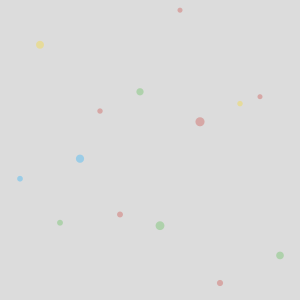
Frame 1 (no input)
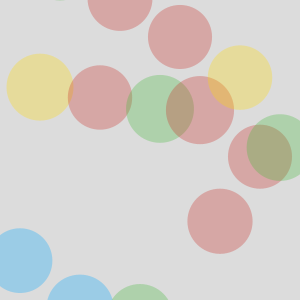
Frame 60 (the mouse pressed at the canvas centre just before this capture)
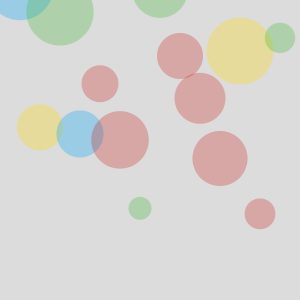
Frame 120 (the mouse held since frame 60 and released just before this capture)

The Processing sketch that drew these frames (run headless with seeded random() and noise(); from frame 60 on, the mouse is pressed at the canvas centre):

// Processing sketch: processing_20492
// ── processing_20492.pde

int num = 15;
float[]mySize = new float[num];
float[] ypos = new float[num];
float[] speed = new float[num];
color[] myColors = new color[4];
int[] col = new int[num];

void setup() {

  size(300,300);

  //explicitly add colors to the myColors array
  myColors[0] = color(200,40,35,75);
  myColors[1] = color(65,185,54,75);
  myColors[2] = color(255,217,0,75);
  myColors[3] = color(0,168,255,75);

  //use a loop to randomly seed ypos, speed, and col
  for(int i=num-1; i>=0; i--) {
    ypos[i] = random(0,height);
    speed[i] = random(-5,5);
    col[i] = floor(random(0,4));
    mySize[i]=random(5,10);
  }
  noStroke();
  smooth();
}

void draw() {
  background(220);
  
  for(int i=0; i<num-1; i++) {
    //use the int from col[] to choose the fill from myColors[]
    fill(myColors[col[i]]);
    //update ypos[] with speed[]
    ypos[i] = ypos[i] + speed[i];
    
     //draw the ellipse using ypos[]
    ellipse(width/num * i + width/num, ypos[i],mySize[i],mySize[i]);
    mySize[i]++;
    if (mySize[i]>70)
    mySize[i]=random(10,50);
   
    
    //if the circles go off the screen, reset them
    if(ypos[i] > height + mySize[i]/2) ypos[i] = -mySize[i]/2;
    if(ypos[i] < -mySize[i]/2) ypos[i] = height - +mySize[i]/2;   
  }
 
}


  
